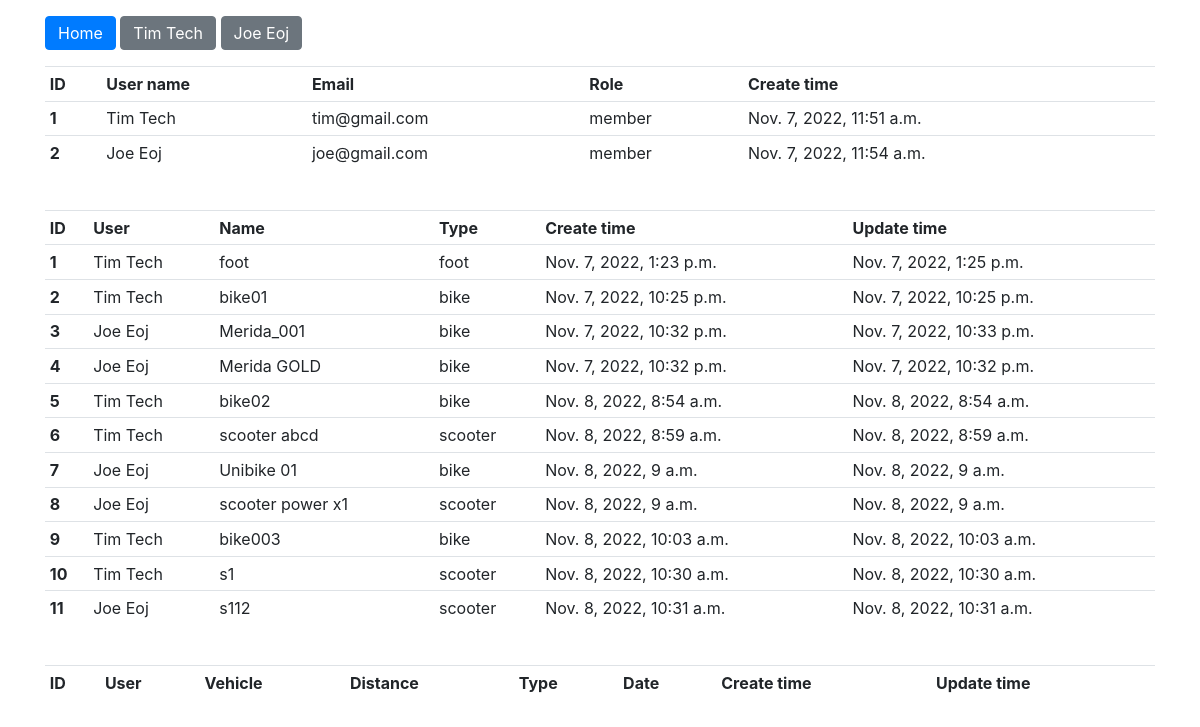
Before: / with the older database file.
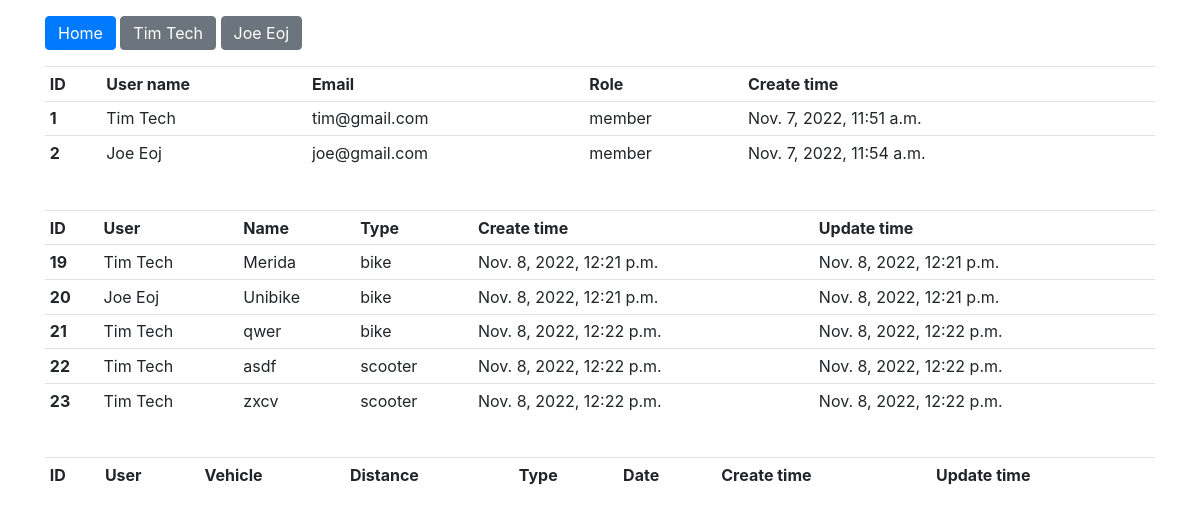
After: the same page with the newer database file.
### polls/models.py (models this page shows, shortened)
class User(models.Model):
    email = models.CharField(max_length=200)
    first_name = models.CharField(max_length=100)
    last_name = models.CharField(max_length=100)
    password = models.CharField(max_length=100)
    role = models.CharField(max_length=50)
    create_time = models.DateTimeField(auto_now_add=True)
    update_time = models.DateTimeField(auto_now=True)
    def __str__(self):
        return f'{self.first_name} {self.last_name}'

class Vehicle(models.Model):
    user = models.ForeignKey(User, on_delete=models.CASCADE)
    total_distance = models.IntegerField(default=0)
    name = models.CharField(max_length=100)
    type = models.CharField(max_length=100)
    create_time = models.DateTimeField(auto_now_add=True)
    update_time = models.DateTimeField(auto_now=True)

### polls/views.py (the view)
# urls.py: path('', views.index, name='index'),
def index(request):
    users = User.objects.all()
    vehicles = Vehicle.objects.all()
    activitys = Activity.objects.all()
    return render(request, 'polls/index.html',
                  {'users': users, 'vehicles': vehicles, 'activitys': activitys})

### polls/templates/polls/index.html (shortened to what this page needs)
{% extends "polls/base.html" %}
{% block content %}
    <table class="table table-sm">
        <tr>
            <th>ID</th>
            <th>User name</th>
            <th>Email</th>
            <th>Role</th>
            <th>Create time</th>
        </tr>
    {% for u in users %}
        <tr>
            <th>{{ u.id }}</th>
            <td>{{ u.first_name }} {{ u.last_name }}</td>
            <td>{{ u.email }}</td>
            <td>{{ u.role }}</td>
            <td>{{ u.create_time }}</td>
        </tr>
    {% endfor %}
    </table>
    <table class="table table-sm">
            <tr>
                <th>ID</th>
                <th>User</th>
                <th>Name</th>
                <th>Type</th>
                <th>Create time</th>
                <th>Update time</th>
            </tr>
        {% for v in vehicles %}
            <tr>
                <th>{{ v.id }}</th>
                <td>{{ v.user }}</td>
                <td>{{ v.name }}</td>
                <td>{{ v.type }}</td>
                <td>{{ v.create_time }}</td>
                <td>{{ v.update_time }}</td>
            </tr>
        {% endfor %}
    </table>
    <table class="table table-sm">
            <tr>
                <th>ID</th>
                <th>User</th>
                <th>Vehicle</th>
                <th>Distance</th>
                <th>Type</th>
                <th>Date</th>
                <th>Create time</th>
                <th>Update time</th>
            </tr>
    </table>
{% endblock %}

Changed rows visible on the page:
removed Vehicle: id "1", user "Tim Tech", name "foot", type "foot", create_time "Nov. 7, 2022, 1:23 p.m.", update_time "Nov. 7, 2022, 1:25 p.m."
removed Vehicle: id "2", user "Tim Tech", name "bike01", type "bike", create_time "Nov. 7, 2022, 10:25 p.m.", update_time "Nov. 7, 2022, 10:25 p.m."
removed Vehicle: id "3", user "Joe Eoj", name "Merida_001", type "bike", create_time "Nov. 7, 2022, 10:32 p.m.", update_time "Nov. 7, 2022, 10:33 p.m."
removed Vehicle: id "4", user "Joe Eoj", name "Merida GOLD", type "bike", create_time "Nov. 7, 2022, 10:32 p.m.", update_time "Nov. 7, 2022, 10:32 p.m."
removed Vehicle: id "5", user "Tim Tech", name "bike02", type "bike", create_time "Nov. 8, 2022, 8:54 a.m.", update_time "Nov. 8, 2022, 8:54 a.m."
removed Vehicle: id "6", user "Tim Tech", name "scooter abcd", type "scooter", create_time "Nov. 8, 2022, 8:59 a.m.", update_time "Nov. 8, 2022, 8:59 a.m."
removed Vehicle: id "7", user "Joe Eoj", name "Unibike 01", type "bike", create_time "Nov. 8, 2022, 9 a.m.", update_time "Nov. 8, 2022, 9 a.m."
removed Vehicle: id "8", user "Joe Eoj", name "scooter power x1", type "scooter", create_time "Nov. 8, 2022, 9 a.m.", update_time "Nov. 8, 2022, 9 a.m."
removed Vehicle: id "9", user "Tim Tech", name "bike003", type "bike", create_time "Nov. 8, 2022, 10:03 a.m.", update_time "Nov. 8, 2022, 10:03 a.m."
removed Vehicle: id "10", user "Tim Tech", name "s1", type "scooter", create_time "Nov. 8, 2022, 10:30 a.m.", update_time "Nov. 8, 2022, 10:30 a.m."
removed Vehicle: id "11", user "Joe Eoj", name "s112", type "scooter", create_time "Nov. 8, 2022, 10:31 a.m.", update_time "Nov. 8, 2022, 10:31 a.m."
added Vehicle: id "19", user "Tim Tech", name "Merida", type "bike", create_time "Nov. 8, 2022, 12:21 p.m.", update_time "Nov. 8, 2022, 12:21 p.m."
added Vehicle: id "20", user "Joe Eoj", name "Unibike", type "bike", create_time "Nov. 8, 2022, 12:21 p.m.", update_time "Nov. 8, 2022, 12:21 p.m."
added Vehicle: id "21", user "Tim Tech", name "qwer", type "bike", create_time "Nov. 8, 2022, 12:22 p.m.", update_time "Nov. 8, 2022, 12:22 p.m."
added Vehicle: id "22", user "Tim Tech", name "asdf", type "scooter", create_time "Nov. 8, 2022, 12:22 p.m.", update_time "Nov. 8, 2022, 12:22 p.m."
added Vehicle: id "23", user "Tim Tech", name "zxcv", type "scooter", create_time "Nov. 8, 2022, 12:22 p.m.", update_time "Nov. 8, 2022, 12:22 p.m."
